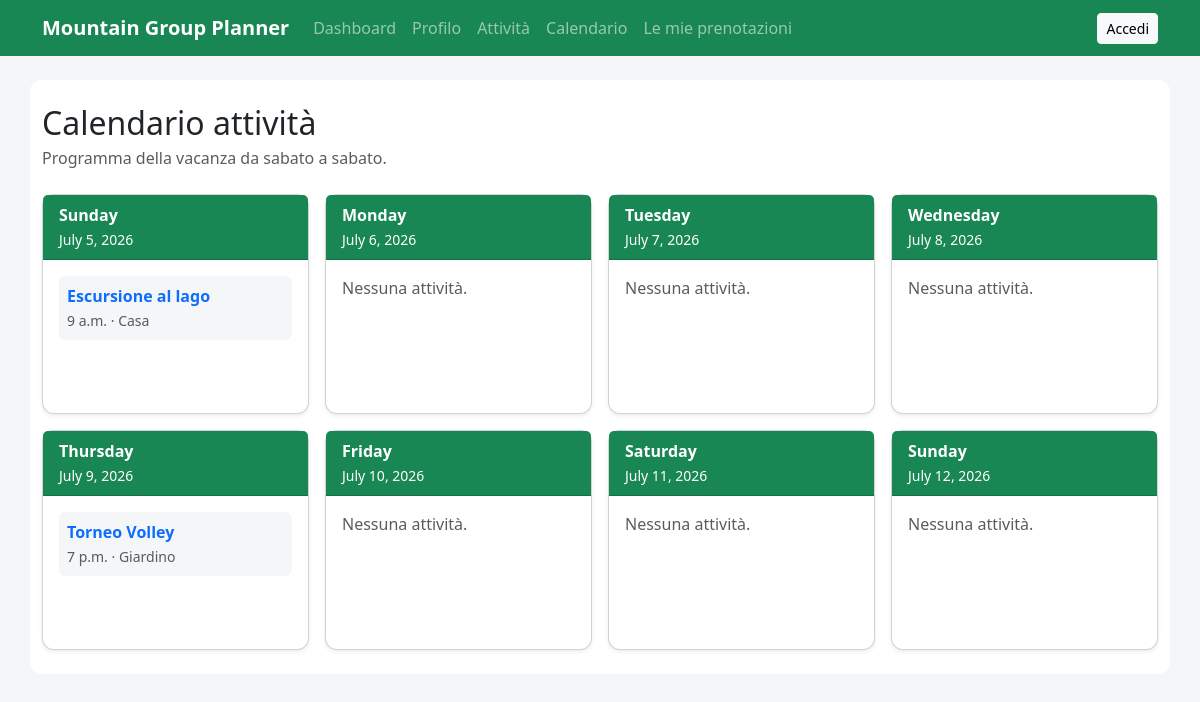
/activities/calendar/, run on an earlier commit of the app's database.
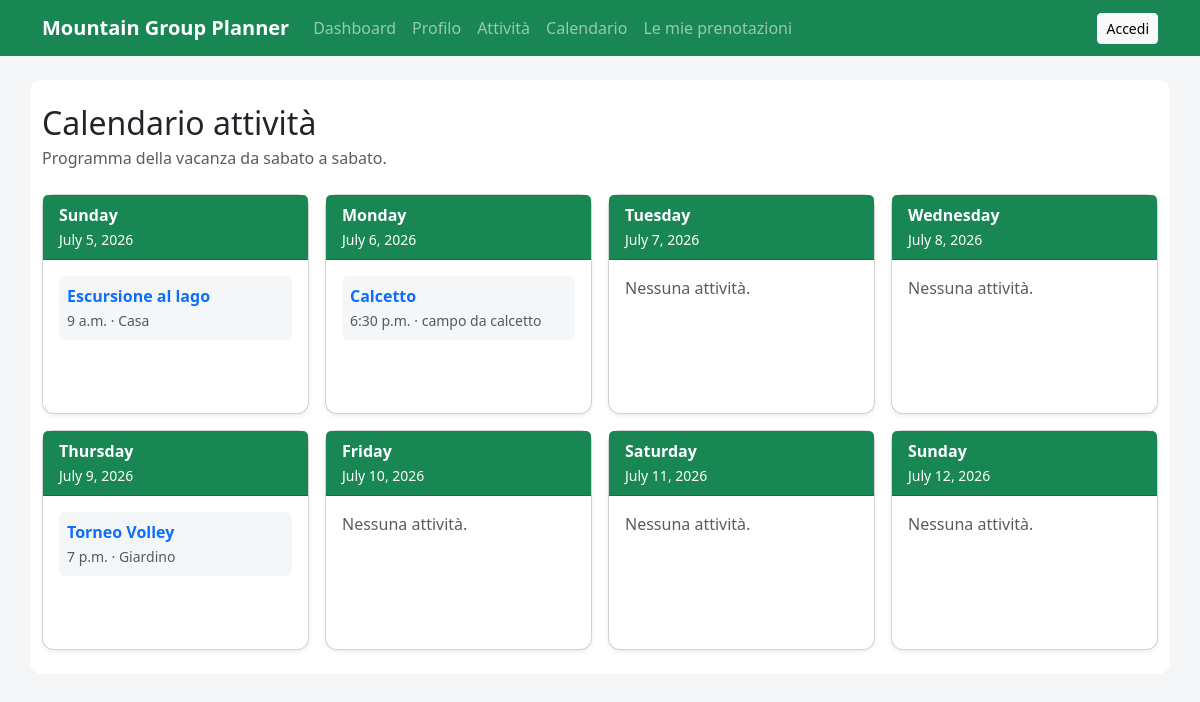
And on a later commit of the database.
### activities/models.py (models this page shows, shortened)
class Activity(models.Model):
    title = models.CharField(max_length=200)
    category = models.ForeignKey(
        Category,
        on_delete=models.SET_NULL,
        null=True,
        blank=True,
        related_name="activities"
    )
    description = models.TextField()
    date = models.DateField()
    start_time = models.TimeField()
    end_time = models.TimeField(blank=True, null=True)
    meeting_place = models.CharField(max_length=200)
    max_participants = models.PositiveIntegerField()
    what_to_bring = models.TextField(blank=True)
    created_by = models.ForeignKey(
        settings.AUTH_USER_MODEL,
        on_delete=models.CASCADE,
        related_name="created_activities"
    )
    created_at = models.DateTimeField(auto_now_add=True)
    updated_at = models.DateTimeField(auto_now=True)
    class Meta:
        verbose_name_plural = "Activities"

### activities/views.py (the view)
# urls.py: path("calendar/", views.activity_calendar, name="activity_calendar"),
def activity_calendar(request):
    activities = Activity.objects.all().order_by("date", "start_time")
    if activities.exists():
        start_date = activities.first().date
    else:
        start_date = None
    calendar_days = []
    if start_date:
        for i in range(8):
            current_date = start_date + timedelta(days=i)
            day_activities = activities.filter(date=current_date)
            calendar_days.append({
                "date": current_date,
                "activities": day_activities
            })
    context = {
        "calendar_days": calendar_days
    }
    return render(request, "activities/activity_calendar.html", context)

### templates/activities/activity_calendar.html (shortened to what this page needs)
{% extends "base.html" %}
{% block content %}
    <div class="mb-4">
        <h2 class="mb-1">Calendario attività</h2>
        <p class="text-muted mb-0">
            Programma della vacanza da sabato a sabato.
        </p>
    </div>
    {% if calendar_days %}
        <div class="calendar-grid">
            {% for day in calendar_days %}
                <div class="calendar-day card shadow-sm">
                    <div class="card-header bg-success text-white">
                        <strong>{{ day.date|date:"l" }}</strong>
                        <br>
                        <small>{{ day.date }}</small>
                    </div>
                    <div class="card-body">
                        {% if day.activities %}
                            {% for activity in day.activities %}
                                <div class="calendar-activity mb-2 p-2 rounded">
                                    <strong>
                                        <a href="{% url 'activities:activity_detail' activity.pk %}" class="text-decoration-none">
                                            {{ activity.title }}
                                        </a>
                                    </strong>
                                    <br>
                                    <small class="text-muted">
                                        {{ activity.start_time }} · {{ activity.meeting_place }}
                                    </small>
                                </div>
                            {% endfor %}
                        {% else %}
                            <p class="text-muted mb-0">
                                Nessuna attività.
                            </p>
                        {% endif %}
                    </div>
                </div>
            {% endfor %}
        </div>
    {% else %}
        <div class="alert alert-warning">
            Non ci sono attività in calendario.
        </div>
    {% endif %}
{% endblock %}

What changed in the data, as far as the page shows it:
added Activity: title "Calcetto", start_time "6:30 p.m.", meeting_place "campo da calcetto", shown under "Monday"
Also different on the page:
list line gone: "Nessuna attività."
